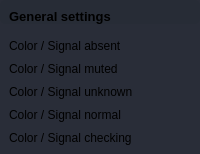
                        <widget class="QFrame" name="frame_div_content_general_settings">
                         <property name="minimumSize">
                          <size>
                           <width>0</width>
                           <height>0</height>
                          </size>
                         </property>
                         <property name="styleSheet">
                          <string notr="true">background-color: rgb(41, 45, 56);
border-radius: 5px;
</string>
                         </property>
                         <property name="frameShape">
                          <enum>QFrame::NoFrame</enum>
                         </property>
                         <property name="frameShadow">
                          <enum>QFrame::Raised</enum>
                         </property>
                         <layout class="QVBoxLayout" name="verticalLayout_11">
                          <property name="leftMargin">
                           <number>0</number>
                          </property>
                          <property name="topMargin">
                           <number>0</number>
                          </property>
                          <property name="rightMargin">
                           <number>0</number>
                          </property>
                          <property name="bottomMargin">
                           <number>0</number>
                          </property>
                          <item>
                           <widget class="QFrame" name="frame_title_general_setttings">
                            <property name="maximumSize">
                             <size>
                              <width>16777215</width>
                              <height>35</height>
                             </size>
                            </property>
                            <property name="styleSheet">
                             <string notr="true">background-color: rgb(39, 44, 54);</string>
                            </property>
                            <property name="frameShape">
                             <enum>QFrame::StyledPanel</enum>
                            </property>
                            <property name="frameShadow">
                             <enum>QFrame::Raised</enum>
                            </property>
                            <layout class="QVBoxLayout" name="verticalLayout_7">
                             <property name="leftMargin">
                              <number>9</number>
                             </property>
                             <property name="topMargin">
                              <number>9</number>
                             </property>
                             <property name="rightMargin">
                              <number>9</number>
                             </property>
                             <property name="bottomMargin">
                              <number>0</number>
                             </property>
                             <item>
                              <widget class="QLabel" name="labelBoxInfos_general_settings">
                               <property name="font">
                                <font>
                                 <pointsize>10</pointsize>
                                 <bold>true</bold>
                                </font>
                               </property>
                               <property name="text">
                                <string>General settings</string>
                               </property>
                              </widget>
                             </item>
                            </layout>
                           </widget>
                          </item>
                          <item>
                           <layout class="QVBoxLayout" name="verticalLayout_general_settings">
                            <property name="topMargin">
                             <number>0</number>
                            </property>
                            <property name="bottomMargin">
                             <number>0</number>
                            </property>
                            <item>
                             <layout class="QFormLayout" name="formLayout_color_settings">
                              <property name="labelAlignment">
                               <set>Qt::AlignLeading|Qt::AlignLeft|Qt::AlignVCenter</set>
                              </property>
                              <property name="horizontalSpacing">
                               <number>9</number>
                              </property>
                              <property name="verticalSpacing">
                               <number>9</number>
                              </property>
                              <property name="leftMargin">
                               <number>9</number>
                              </property>
                              <property name="topMargin">
                               <number>9</number>
                              </property>
                              <property name="rightMargin">
                               <number>9</number>
                              </property>
                              <property name="bottomMargin">
                               <number>9</number>
                              </property>
                              <item row="0" column="0">
                               <widget class="QLabel" name="label_settings_color_signal_absent">
                                <property name="text">
                                 <string>Color / Signal absent</string>
                                </property>
                               </widget>
                              </item>
                              <item row="0" column="1">
                               <layout class="QHBoxLayout" name="horizontalLayout_settings_color_signal_absent">
                                <property name="spacing">
                                 <number>48</number>
                                </property>
                                <property name="leftMargin">
                                 <number>24</number>
                                </property>
                                <property name="topMargin">
                                 <number>0</number>
                                </property>
                                <property name="rightMargin">
                                 <number>24</number>
                                </property>
                                <property name="bottomMargin">
                                 <number>6</number>
                                </property>
                               </layout>
                              </item>
                              <item row="1" column="0">
                               <widget class="QLabel" name="label_settings_color_signal_muted">
                                <property name="text">
                                 <string>Color / Signal muted</string>
                                </property>
                               </widget>
                              </item>
                              <item row="2" column="0">
                               <widget class="QLabel" name="label_settings_color_signal_unknown">
                                <property name="text">
                                 <string>Color / Signal unknown</string>
                                </property>
                               </widget>
                              </item>
                              <item row="3" column="0">
                               <widget class="QLabel" name="label_settings_color_signal_normal">
                                <property name="text">
                                 <string>Color / Signal normal</string>
                                </property>
                               </widget>
                              </item>
                              <item row="4" column="0">
                               <widget class="QLabel" name="label_settings_color_signal_checking">
                                <property name="text">
                                 <string>Color / Signal checking</string>
                                </property>
                               </widget>
                              </item>
                              <item row="1" column="1">
                               <layout class="QHBoxLayout" name="horizontalLayout_settings_color_signal_muted">
                                <property name="spacing">
                                 <number>48</number>
                                </property>
                                <property name="leftMargin">
                                 <number>24</number>
                                </property>
                                <property name="rightMargin">
                                 <number>24</number>
                                </property>
                                <property name="bottomMargin">
                                 <number>6</number>
                                </property>
                               </layout>
                              </item>
                              <item row="2" column="1">
                               <layout class="QHBoxLayout" name="horizontalLayout_settings_color_signal_unknown">
                                <property name="spacing">
                                 <number>48</number>
                                </property>
                                <property name="leftMargin">
                                 <number>24</number>
                                </property>
                                <property name="rightMargin">
                                 <number>24</number>
                                </property>
                                <property name="bottomMargin">
                                 <number>6</number>
                                </property>
                               </layout>
                              </item>
                              <item row="3" column="1">
                               <layout class="QHBoxLayout" name="horizontalLayout_settings_color_signal_normal">
                                <property name="spacing">
                                 <number>48</number>
                                </property>
                                <property name="leftMargin">
                                 <number>24</number>
                                </property>
                                <property name="rightMargin">
                                 <number>24</number>
                                </property>
                                <property name="bottomMargin">
                                 <number>6</number>
                                </property>
                               </layout>
                              </item>
                              <item row="4" column="1">
                               <layout class="QHBoxLayout" name="horizontalLayout_settings_color_signal_checking">
                                <property name="spacing">
                                 <number>48</number>
                                </property>
                                <property name="leftMargin">
                                 <number>24</number>
                                </property>
                                <property name="rightMargin">
                                 <number>24</number>
                                </property>
                                <property name="bottomMargin">
                                 <number>6</number>
                                </property>
                               </layout>
                              </item>
                             </layout>
                            </item>
                           </layout>
                          </item>
                         </layout>
                        </widget>
